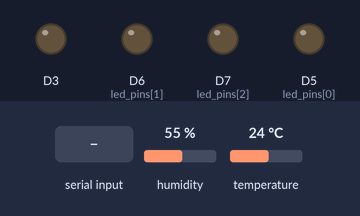
Simulated run of this sketch. Board: ESP8266 (NodeMCU). On the bench: output pins drawn as LEDs (lit = HIGH). The inputs (shaded band) are chosen by the test bench; at power-on: temperature 24 °C, humidity 55 %. WiFi joins after 1.5 s; servers stay silent unless stated; no MQTT or app messages arrive unless stated; what the sketch prints to the serial monitor is not drawn.

Above: at 2.3 s.
2.4 s: "1\n" received over Serial
3.9 s: "0\n" received over Serial
5.4 s: "2\n" received over Serial
7.9 s: temperature set to 33 °C
At 9.0 s:
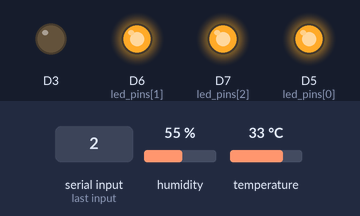
10.0 s: temperature set to 30 °C
At 11.6 s:
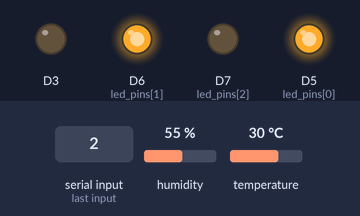
12.0 s: temperature set to 12 °C
At 12.8 s:
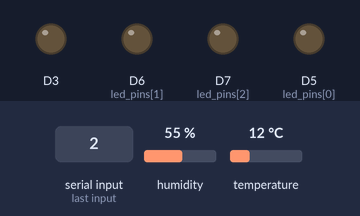
Timing chart, 0 to 15.0 s (numbered marks = the images above; inputs shaded):
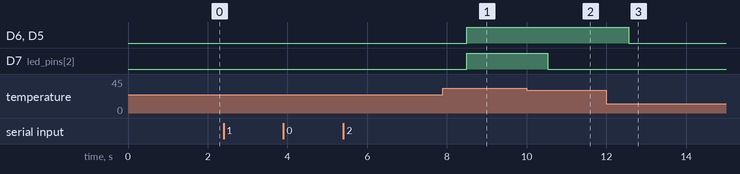

The sketch:

realtime_temp.ino
```cpp
#include <DHT.h>
#include <EEPROM.h>
#include <ESP8266WiFi.h>
#include <PubSubClient.h>
#include <Wire.h>
#include <stdlib.h>

#define dhtPin D4
#define DHTTYPE DHT11

DHT dht (dhtPin, DHTTYPE);

int led_pins[] = {D5, D6, D7};

float suhu() { return dht.readTemperature(); }
float kelembapan() { return dht.readHumidity(); }

const char* ssid = "UGShare v2";
const char* password = "speed_5_GHz";

const char* mqtt_server = "riset.revolusi-it.com";

WiFiClient espClient;
PubSubClient client(espClient);
String messages;

void konek_wifi()
{
  WiFi.begin(ssid, password);
  Serial.println();
  int i = 0;
  while (WiFi.status() != WL_CONNECTED)
  {
    delay(500);
    Serial.print(".");
    i++;
    if (i == 15) {
      Serial.println();
      i = 0;
    }
  }
  Serial.println("");
  Serial.println("WiFi connected"); // cetak wifi terkoneksi
}

void callback(char* topic, byte* payload, unsigned int length)
{
  // Mengambil Pesan dari mqqt server
  Serial.print("Pesan dari MQTT [");
  Serial.print(topic);
  Serial.print("] ");
  messages="";
  for (int i=0;i<length;i++) {
    char receivedChar = (char)payload[i];
    messages=messages+(char)payload[i]; // ambil pesannya masukkan dalam string
  }
  Serial.println(messages);
}

void reconnect(const char* clientId)
{
  // Ulang terus sampai terkoneksi
  while (!client.connected())
  {
    Serial.print("Menghubungkan [" + (String) clientId + "] ke MQTT Server : "+(String)mqtt_server);
    // Attempt to connect
    if (client.connect(clientId)) {
      Serial.println(" [CONNECTED]");
    }
    else  {
      Serial.print("failed, rc=");
      Serial.print(client.state());
      Serial.println(" coba lagi dalam 3 detik...");
      delay(3000);
    }
  }
}

void SendMessages(const char* topic, String msg) {
  char attributes[100];
  msg.toCharArray(attributes, 100);
  client.publish(topic,attributes,true);
  Serial.print("[");
  Serial.print(topic);
  Serial.print("] : ");
  Serial.print(msg);
  Serial.println(" [TERKIRIM]");
}

void GetMessages(const char* topic){
  client.subscribe(topic);
}

void LevelIndicator(int level){
  if (level == 0) {
    digitalWrite(led_pins[0], LOW);
    digitalWrite(led_pins[1], LOW);
    digitalWrite(led_pins[2], LOW);
  }
  if (level == 1) {
    digitalWrite(led_pins[0], HIGH);
    digitalWrite(led_pins[1], LOW);
    digitalWrite(led_pins[2], LOW);
  }
  if (level == 2) {
    digitalWrite(led_pins[0], HIGH);
    digitalWrite(led_pins[1], HIGH);
    digitalWrite(led_pins[2], LOW);
  }
  if (level == 3) {
    digitalWrite(led_pins[0], HIGH);
    digitalWrite(led_pins[1], HIGH);
    digitalWrite(led_pins[2], HIGH);
  }
}

const char * StringToChar(String str) {
  return str.c_str();
}

void setup() {
  Serial.begin(9600);
  Serial.setTimeout(15000);
  dht.begin(); // Memulai Sensor DHT11
  client.setServer(mqtt_server, 1883); // sambungkan client ke mqtt
  client.setCallback(callback); // interaksi callback

  for (int i = 0; i < sizeof(led_pins); i++) {
    pinMode(led_pins[i], OUTPUT);
  }
}

String id = "";
String topik_suhu = "";
String topik_kelem = "";
void loop() {
  if(WiFi.status() != WL_CONNECTED) { konek_wifi(); } // jika tidak konek wifi maka di reconnect

  if (!client.connected()) {
    Serial.println("Timeout 15 Seconds");
    Serial.print("Input ClientID: ");
    id = Serial.readStringUntil('\n');
    Serial.println(id);
    Serial.print("Input Topic Suhu: ");
    topik_suhu = Serial.readStringUntil('\n');
    Serial.println(topik_suhu);
    Serial.print("Input Topic Kelembapan: ");
    topik_kelem = Serial.readStringUntil('\n');
    Serial.println(topik_kelem);

    if (id == "") {
      reconnect("G.211.19.0061");
    }
    else {
      reconnect(StringToChar(id));
    }
  }
  else {
    float s = suhu();
    float k = kelembapan();

    Serial.println();
    if (topik_suhu == "") {
      SendMessages("iot/G_211_19_0061", (String) s);
    }
    else {
      SendMessages(StringToChar(topik_suhu), (String) s);
    }
    if (topik_kelem == "") {
      SendMessages("iot/G_211_19_0061-2", (String) k);
    }
    else {
      SendMessages(StringToChar(topik_kelem), (String) k);
    }

    if (s > 31) {
      LevelIndicator(3);
    }
    else if (s >= 30) {
      LevelIndicator(2);
    }
    else if (s >= 29) {
      LevelIndicator(1);
    }
    else {
      LevelIndicator(0);
    }
  }

  client.loop();
  delay(1000);
}
```

Measured:
- the behaviour switches between 32 and 31 °C on temperature (found by bisection; images 1 and 2)
- after the input at 2.4 s, every drawn part: stays the same
- after the input at 3.9 s, every drawn part: stays the same
- after the input at 5.4 s, every drawn part: stays the same
- after the input at 7.9 s, D6 (led_pins[1]), D7 (led_pins[2]), D5 (led_pins[0]): LOW → HIGH after 0.60 s
- after the input at 10.0 s, D7 (led_pins[2]): HIGH → LOW after 0.53 s
- after the input at 12.0 s, D6 (led_pins[1]), D5 (led_pins[0]): HIGH → LOW after 0.56 s
